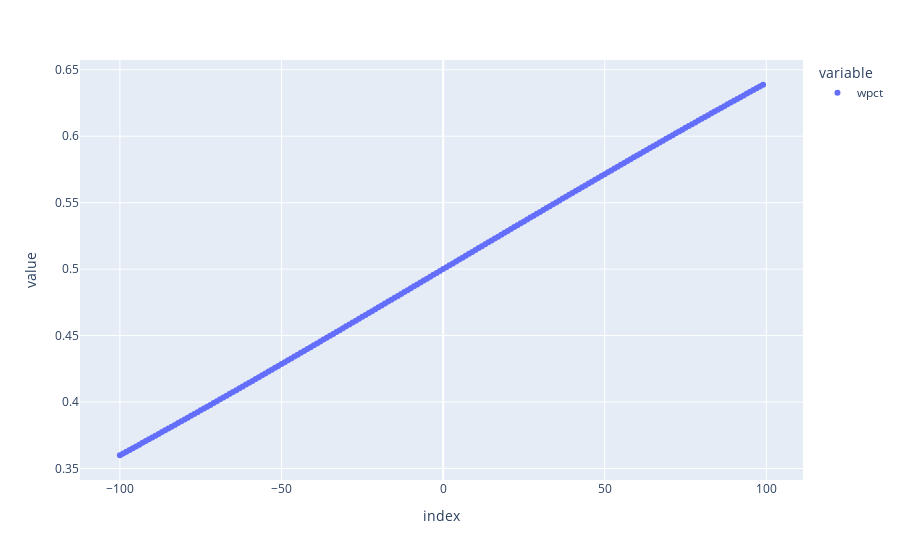

Here is the notebook cell this chart was saved with:
### Code cell
px.scatter(df, trendline="ols")

### Figure 1 — Plotly figure (JSON) as saved in the notebook; plotly's stock layout.template omitted (floating-point values rounded to 4 significant figures; data arrays with more than 128 entries replaced by an {"elided": "..."} marker saying what was removed)
{"data": [{"hovertemplate": "variable=wpct<br>index=%{x}<br>value=%{y}<extra></extra>", "legendgroup": "wpct", "marker": {"color": "#636efa", "symbol": "circle"}, "mode": "markers", "name": "wpct", "orientation": "v", "showlegend": true, "type": "scatter", "x": {"elided": "200 int values"}, "xaxis": "x", "y": {"elided": "200 float values"}, "yaxis": "y"}, {"hovertemplate": "<b>OLS trendline</b><br>value = 0.00141582 * index + 0.500008<br>R<sup>2</sup>=0.999950<br><br>variable=wpct<br>index=%{x}<br>value=%{y} <b>(trend)</b><extra></extra>", "legendgroup": "wpct", "marker": {"color": "#636efa", "symbol": "circle"}, "mode": "lines", "name": "wpct", "showlegend": false, "type": "scatter", "x": {"elided": "200 int values"}, "xaxis": "x", "y": {"elided": "200 float values"}, "yaxis": "y"}], "layout": {"legend": {"title": {"text": "variable"}, "tracegroupgap": 0}, "margin": {"t": 60}, "xaxis": {"anchor": "y", "domain": [0, 1], "title": {"text": "index"}}, "yaxis": {"anchor": "x", "domain": [0, 1], "title": {"text": "value"}}}}
